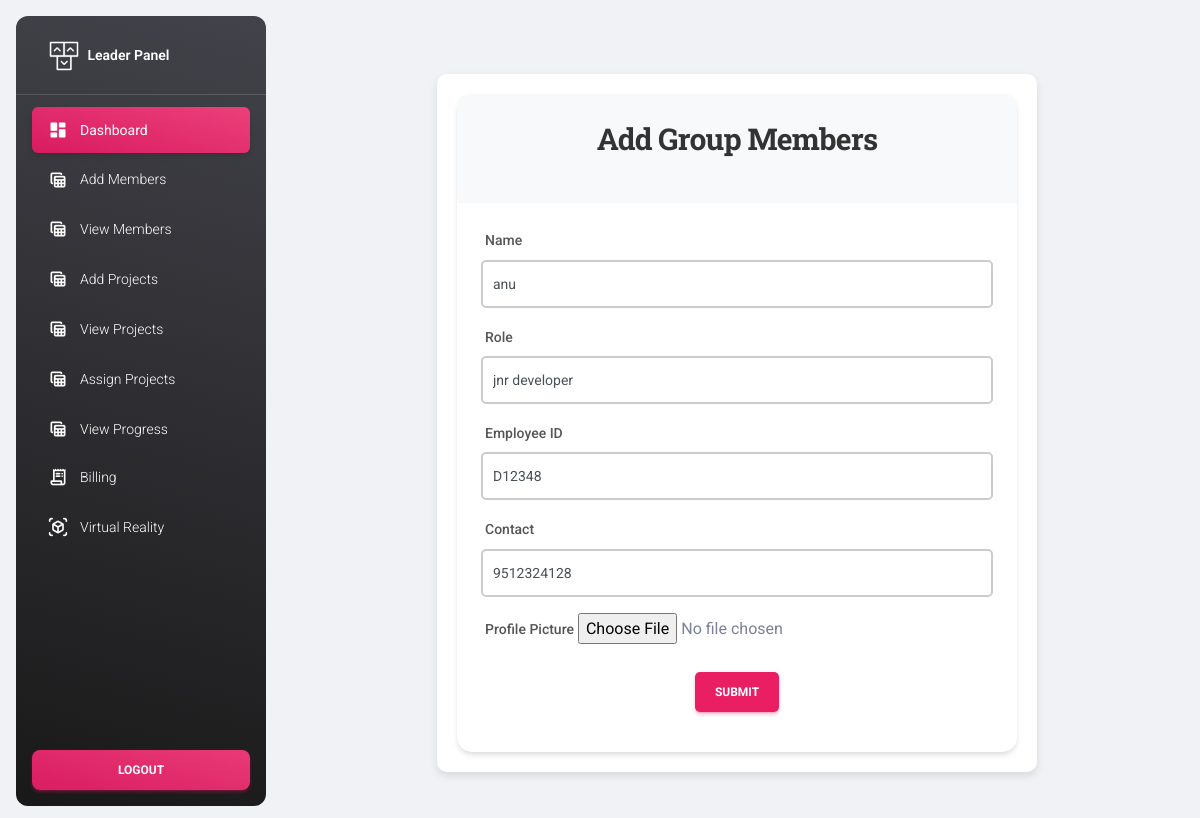
Before: /update_member_leader?id=1 with the older database file.
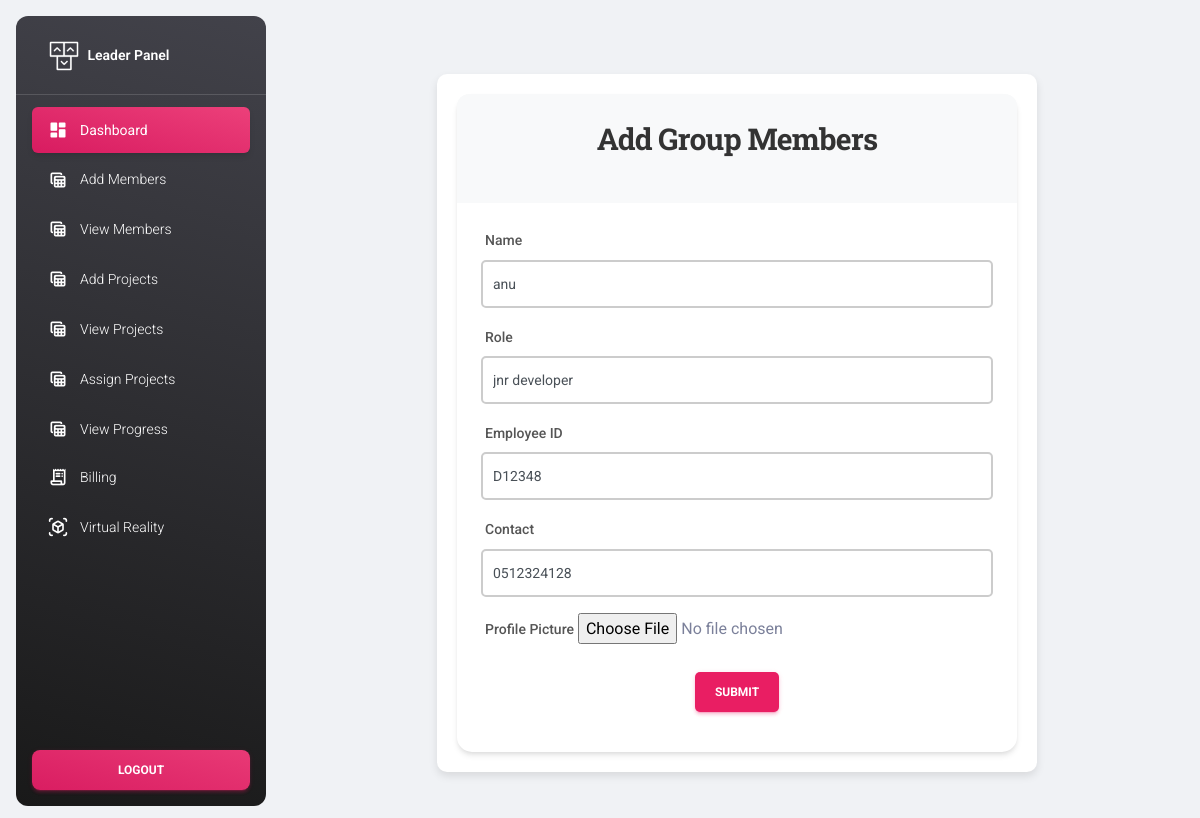
After: the same page with the newer database file.
### myapp/models.py (models this page shows)
class Add_member(models.Model):
    name=models.CharField(max_length=25,null=True)
    job_name=models.CharField(max_length=25,null=True)
    employee_id=models.CharField(max_length=25,null=True)
    contact=models.CharField(max_length=25,null=True)
    email=models.EmailField(null=True)
    profile_picture=models.ImageField(null=True)
    leader_id=models.ForeignKey(Add_leader,on_delete=models.CASCADE,null=True)
    login_id=models.ForeignKey(Login_table,on_delete=models.CASCADE,null=True)

### myapp/views.py (the view, shortened to what this page needs)
# urls.py: path('update_member_leader',views.update_member_leader),
def update_member_leader(request):
    mid=request.GET.get('id')
    member=Add_member.objects.get(id=mid)
    return render(request,'leader/update_member_details.html',{"member":member})

### template/leader/update_member_details.html (shortened to what this page needs)
{% extends 'leader/leader_base.html' %}
{% block content %}
<div class="form-container">
    <div class="card">
        <div class="card-header">
            <h3>Add Group Members</h3>
        </div>
        <div class="card-body">
            <form method="POST" enctype="multipart/form-data">
                <div class="form-group mb-3">
                    <label for="id_name">Name</label>
                    <input type="text" name="name" value="{{member.name}}" id="id_name" class="form-control" placeholder="Enter name">
                </div>
                <div class="form-group mb-3">
                    <label for="id_team_name">Role</label>
                    <input type="text" name="job_name" value="{{member.job_name}}" id="id_team_name" class="form-control" placeholder="Enter role">
                </div>
                <div class="form-group mb-3">
                    <label for="id_employee_id">Employee ID</label>
                    <input type="text" name="employee_id" value="{{member.employee_id}}" id="id_employee_id" class="form-control" placeholder="Enter employee ID">
                </div>
                <div class="form-group mb-3">
                    <label for="id_contact">Contact</label>
                    <input type="text" name="contact" id="id_contact" value="{{member.contact}}" class="form-control" placeholder="Enter contact number">
                </div>
                <div class="form-group mb-4">
                    <label for="id_profile_picture">Profile Picture</label>
                    <input type="file" name="profile_picture" id="id_profile_picture" class="form-control-file">
                </div>
                <div class="text-center">
                    <button type="submit" class="btn btn-primary btn-block">Submit</button>
                </div>
            </form>
        </div>
    </div>
</div>
{% endblock %}

Changed rows visible on the page:
changed Add_member "anu": contact "9512324128" → "0512324128"
